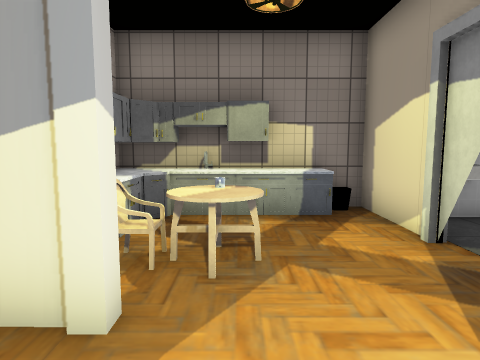
view 1 (above)

12 first-person views from a walk through a scene from a Unity 3-D project. The camera is 1.4 m above the floor, tilts 6° down and sees 75° across. The floor is counted in squares, 1 m on a side. Each view is taken from the middle of a square. On the plan, view 1 faces up. The plan holds only what a view shows up to about 14 squares ahead; the rest is blank. The player is left out. Door leaves are left out, so doorways stand open. Some surface patterns are stand-ins.

view 2
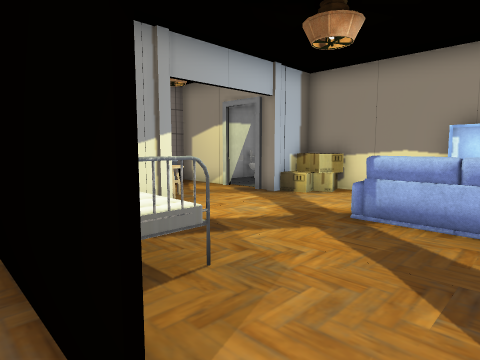

view 3
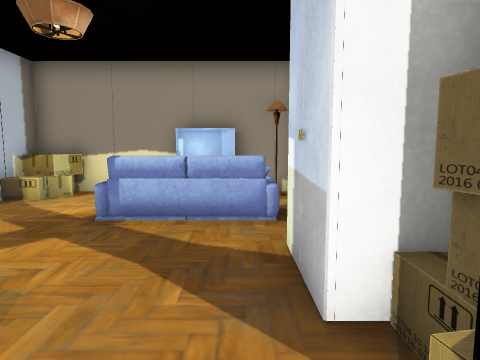

view 4
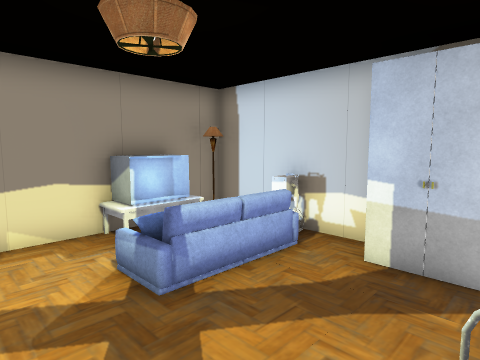

view 5
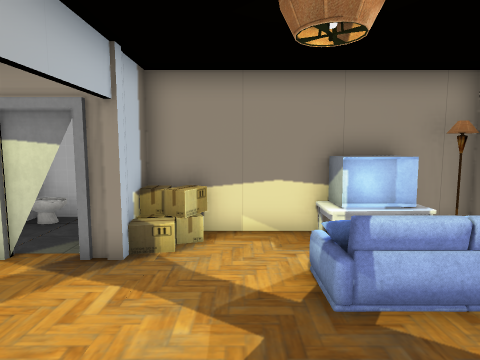

view 6
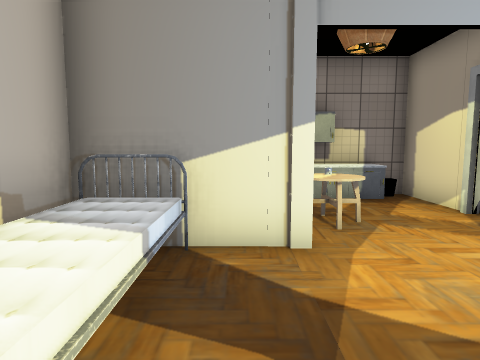

view 7
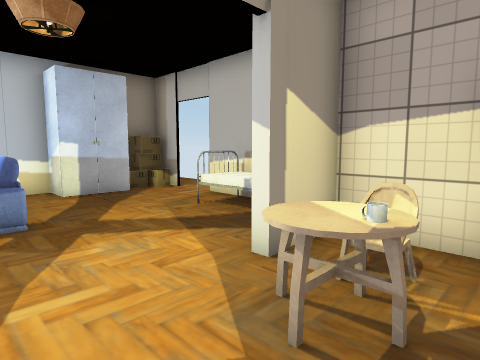

view 8
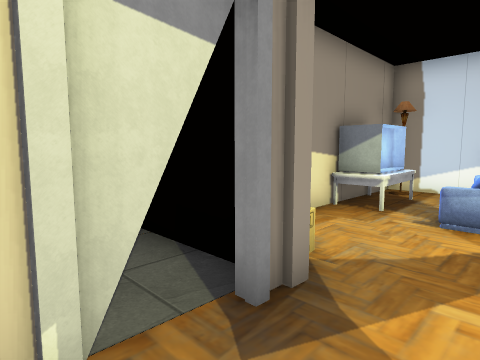

view 9
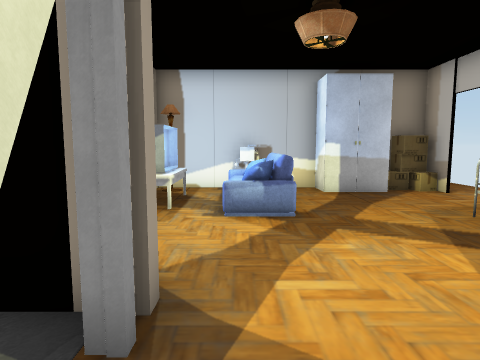

view 10
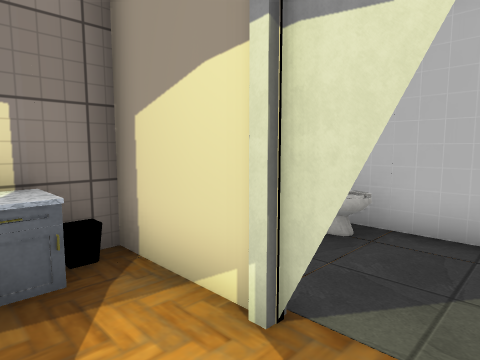

view 11
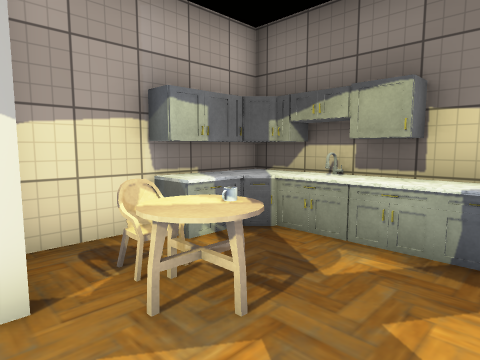

view 12
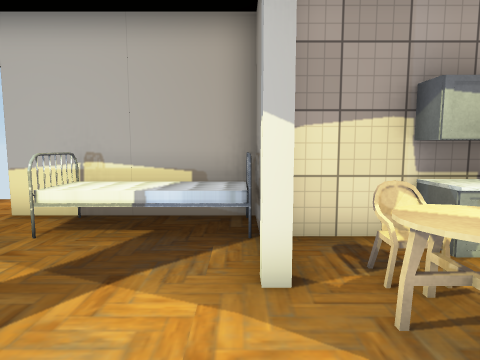

### Floor plan
Key: @ floor where view 1 was taken; # wall or solid block; x gap in a wall; . main floor; : floor 0.5 m higher than the main floor; / step, stairs or slope; D open door; = window, fence, low wall or low ledge; ^ raised ledge; S sink; C cup; P pillar; B bed; F sofa; L closet; E desk; H phone; T toilet; O other object.
Columns run from 6 left of view 1 to 7 right of it. Each row starts with its distance up from view 1.
  7    ####^^#
  6    ##===.#S#T#
  5    #=....#STT#
  4    #=OC.DD.. #
  3    #.OO..x..
  2   ###P...PO#
  1   #/......O#
  0  .#/..@....#
 -1  .#B...FF..#
 -2  .#....F:.E#
 -3  .D....F:.E#
 -4 ..D....F .E#
 -5 ..OLLL.FH.##
 -6 ..O#########

Where each view was taken, in squares from view 1:
view 1: 0 up, 0 right, facing up
view 2: 4 down, 5 left, facing up-right
view 3: 4 down, 5 left, facing right
view 4: 1 up, 3 left, facing down-right
view 5: 0 up, 3 left, facing right
view 6: 2 down, 2 left, facing up
view 7: 5 up, 2 right, facing down-left
view 8: 5 up, 1 right, facing down-right
view 9: 5 up, 2 right, facing down
view 10: 3 up, 1 right, facing up-right
view 11: 2 up, 2 right, facing up-left
view 12: 2 up, 2 right, facing left
